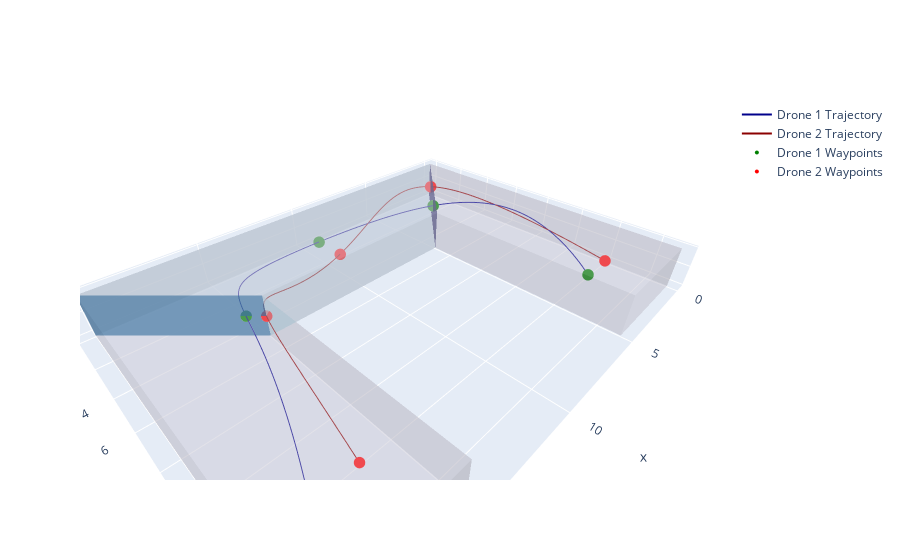

The notebook cell this image was saved under:
### Code cell
import os, sys, time, copy, argparse
import numpy as np
import yaml
import matplotlib
import matplotlib.pyplot as plt
from mpl_toolkits.mplot3d import Axes3D
import plotly.graph_objects as go
sys.path.insert(0, '../')

from matplotlib.ticker import FormatStrFormatter
import numpy as np
import matplotlib.pyplot as plt

from mfboTrajectory.minSnapTrajectoryPolytopes import MinSnapTrajectoryPolytopes
from mfboTrajectory.multiFidelityModelPolytopes import get_waypoints_plane, meta_low_fidelity_multi

polygon_filedir = './constraints_data'
polygon_filename = 'polytopes_constraints.yaml'

points1, plane_pos_set1, t_set_sta1, waypoints1 = get_waypoints_plane(polygon_filedir, polygon_filename, "traj_13", flag_t_set=True)
points2, plane_pos_set2, t_set_sta2, waypoints2 = get_waypoints_plane(polygon_filedir, polygon_filename, "traj_14", flag_t_set=True)

poly = MinSnapTrajectoryPolytopes(drone_model="default", yaw_mode=0, qp_optimizer="osqp")


# X = np.array([5.59822921, 9.03583673, 10.83748054, 8.82491264, 5.06052872, 10.11123773, 9.53218978, 9.47755802])  # iter 1
# X = np.array([1.95014237, 6.38417147, 1.47671688, 0.78145502, 2.6766399, 4.9311764, 2.06203613, 0.48879539])  # iter 25
# X = np.array([3.26412624, 6.57825616, 8.51521311, 7.17127408, 3.28106007, 6.5443885, 7.71638826, 7.57068651])  # 50
# X = np.array([4.11002531, 5.69318117, 7.16805052, 6.55477633, 2.99925327, 7.91472524, 7.88023796, 6.19868261])  # 75
# X = np.array([9.00977246, 12.62972684, 11.46476311, 10.11412718, 8.95762821, 12.73401534, 10.9604599, 10.36627879])  # 100
# X = np.array([2.66807645, 4.98690504, 5.04931123, 4.68857285, 1.51448238, 7.29409317, 6.75548438, 3.83548628])
# X = np.array([4.89061322, 8.56347275, 7.94025752, 7.27409818, 5.41646257, 7.51177405, 8.69870462, 6.89487463])  # 150
# X = np.array([9.47729685, 12.92552889, 5.70913645, 4.35480627, 9.14424297, 13.59163665, 5.669649, 4.37454999])

# X = np.array([0.49387006, 0.36107956, 0.9416677, 0.47874301, 0.38208889, 0.58464189, 0.6146374, 0.64225816])  # iter 1
# X = np.array([0.23471047, 0.78910109, 0.7841924, 0.7120678, 0.44338357, 0.3717549, 0.88472804, 0.66179998])  # 25
# X = np.array([0.10883625, 0.39499116, 0.77371079, 0.54262786, 0.02188779, 0.56888809, 0.84613892, 0.5064138])  # 50
# X = np.array([0.56969761, 0.72048698, 0.70232757, 1.04354029, 0.69315071, 0.47358077, 0.93361871, 0.92789472])  # 58 - succeed
# X = np.array([0.54785367, 0.50183217, 0.28819416, 0.18230399, 0.53753704, 0.52246544, 0.23160308, 0.21059953])
# X = np.array([0.04254593, 0.19579754, 0.2504107, 0.05670144, 0.08279388, 0.11530164, 0.15898979, 0.1024119])
# X = np.array([0.45599001, 0.30689759, 0.62710768, 0.4703313,  0.45818938, 0.30249884, 0.46426219, 0.55175405])
# X = np.array([0.54902387, 0.39021435, 0.73461576, 0.25236712, 0.5586136, 0.3710349, 0.68069675, 0.27932663])  # 100
# X = np.array([0.66632139, 0.71038042, 0.95473543, 0.50718695, 0.78993077, 0.46316166, 0.76866465, 0.60022234])  # 150
X = np.array([0.88789486, 0.47065934, 0.88252903, 0.59560806, 0.70439587, 0.83765734, 0.96584454, 0.55395031])
alpha1 = X[range(4)]
alpha2 = X[range(4,8)]
alpha_tmp1 = .1 + (1.9-.1) * alpha1
alpha_tmp2 = .1 + (1.9-.1) * alpha2


t_set_new1, d_ordered1, d_ordered_yaw1 = poly.update_traj(t_set_sta1, 
                                                          points1, 
                                                          plane_pos_set1, 
                                                          waypoints1, 
                                                          alpha_tmp1,
                                                          flag_fixed_end_point=False,
                                                          flag_fixed_point=False)
print(2)
t_set_new2, d_ordered2, d_ordered_yaw2 = poly.update_traj(t_set_sta2, 
                                                          points2, 
                                                          plane_pos_set2, 
                                                          waypoints2, 
                                                          alpha_tmp2,
                                                            flag_fixed_end_point=False, \
                                                            flag_fixed_point=False)
traj1, traj2 = poly.plot_trajectory_multi(t_set_new1, d_ordered1, plane_pos_set1, t_set_new2, d_ordered2, plane_pos_set2)
sanity_check = poly.sanity_check_multi(t_set_new1, d_ordered1, d_ordered_yaw1, t_set_new2, d_ordered2, d_ordered_yaw2)
print(sanity_check)

### Figure 1 — Plotly figure (JSON) as saved in the notebook; plotly's stock layout.template omitted (floating-point values rounded to 4 significant figures; data arrays with more than 128 entries replaced by an {"elided": "..."} marker saying what was removed)
{"data": [{"color": "lightpink", "i": [0, 0], "j": [1, 2], "k": [2, 3], "opacity": 0.2, "showscale": true, "type": "mesh3d", "x": [0, 5, 5, 0], "y": [15, 15, 15, 15], "z": [-1, -1, 1, 1]}, {"color": "lightpink", "i": [0, 0], "j": [1, 2], "k": [2, 3], "opacity": 0.2, "showscale": true, "type": "mesh3d", "x": [0, 0, 0, 0], "y": [0, 15, 15, 0], "z": [-1, -1, 1, 1]}, {"color": "lightpink", "i": [0, 0], "j": [1, 2], "k": [2, 3], "opacity": 0.2, "showscale": true, "type": "mesh3d", "x": [5, 5, 5, 5], "y": [15, 5, 5, 15], "z": [-1, -1, 1, 1]}, {"color": "lightpink", "i": [0, 0], "j": [1, 2], "k": [2, 3], "opacity": 0.2, "showscale": true, "type": "mesh3d", "x": [5, 0, 0, 5], "y": [5, 0, 15, 15], "z": [1, 1, 1, 1]}, {"color": "lightpink", "i": [0, 0], "j": [1, 2], "k": [2, 3], "opacity": 0.2, "showscale": true, "type": "mesh3d", "x": [5, 0, 0, 5], "y": [15, 15, 0, 5], "z": [-1, -1, -1, -1]}, {"color": "blue", "i": [0, 0], "j": [1, 2], "k": [2, 3], "opacity": 0.2, "showscale": true, "type": "mesh3d", "x": [5, 0, 0, 5], "y": [5, 0, 0, 5], "z": [-1, -1, 1, 1]}, {"color": "lightpink", "i": [0, 0], "j": [1, 2], "k": [2, 3], "opacity": 0.2, "showscale": true, "type": "mesh3d", "x": [5, 15, 15, 5], "y": [5, 5, 5, 5], "z": [-1, -1, 1, 1]}, {"color": "lightpink", "i": [0, 0], "j": [1, 2], "k": [2, 3], "opacity": 0.2, "showscale": true, "type": "mesh3d", "x": [20, 0, 0, 20], "y": [0, 0, 0, 0], "z": [-1, -1, 1, 1]}, {"color": "lightpink", "i": [0, 0], "j": [1, 2], "k": [2, 3], "opacity": 0.2, "showscale": true, "type": "mesh3d", "x": [20, 0, 5, 15], "y": [0, 0, 5, 5], "z": [1, 1, 1, 1]}, {"color": "lightpink", "i": [0, 0], "j": [1, 2], "k": [2, 3], "opacity": 0.2, "showscale": true, "type": "mesh3d", "x": [15, 5, 0, 20], "y": [5, 5, 0, 0], "z": [-1, -1, -1, -1]}, {"color": "green", "i": [0, 0], "j": [1, 2], "k": [2, 3], "opacity": 0.2, "showscale": true, "type": "mesh3d", "x": [5, 0, 0, 5], "y": [5, 0, 0, 5], "z": [1, 1, -1, -1]}, {"color": "blue", "i": [0, 0], "j": [1, 2], "k": [2, 3], "opacity": 0.2, "showscale": true, "type": "mesh3d", "x": [15, 20, 20, 15], "y": [5, 0, 0, 5], "z": [-1, -1, 1, 1]}, {"color": "lightpink", "i": [0, 0], "j": [1, 2], "k": [2, 3], "opacity": 0.2, "showscale": true, "type": "mesh3d", "x": [5, 15, 15, 5], "y": [5, 5, 5, 5], "z": [-1, -1, 1, 1]}, {"color": "lightpink", "i": [0, 0], "j": [1, 2], "k": [2, 3], "opacity": 0.2, "showscale": true, "type": "mesh3d", "x": [20, 0, 0, 20], "y": [0, 0, 0, 0], "z": [-1, -1, 1, 1]}, {"color": "lightpink", "i": [0, 0], "j": [1, 2], "k": [2, 3], "opacity": 0.2, "showscale": true, "type": "mesh3d", "x": [20, 0, 5, 15], "y": [0, 0, 5, 5], "z": [1, 1, 1, 1]}, {"color": "lightpink", "i": [0, 0], "j": [1, 2], "k": [2, 3], "opacity": 0.2, "showscale": true, "type": "mesh3d", "x": [15, 5, 0, 20], "y": [5, 5, 0, 0], "z": [-1, -1, -1, -1]}, {"color": "green", "i": [0, 0], "j": [1, 2], "k": [2, 3], "opacity": 0.2, "showscale": true, "type": "mesh3d", "x": [5, 0, 0, 5], "y": [5, 0, 0, 5], "z": [1, 1, -1, -1]}, {"color": "blue", "i": [0, 0], "j": [1, 2], "k": [2, 3], "opacity": 0.2, "showscale": true, "type": "mesh3d", "x": [15, 20, 20, 15], "y": [5, 0, 0, 5], "z": [-1, -1, 1, 1]}, {"color": "lightpink", "i": [0, 0], "j": [1, 2], "k": [2, 3], "opacity": 0.2, "showscale": true, "type": "mesh3d", "x": [15, 20, 20, 15], "y": [15, 15, 15, 15], "z": [-1, -1, 1, 1]}, {"color": "lightpink", "i": [0, 0], "j": [1, 2], "k": [2, 3], "opacity": 0.2, "showscale": true, "type": "mesh3d", "x": [15, 15, 15, 15], "y": [5, 15, 15, 5], "z": [-1, -1, 1, 1]}, {"color": "lightpink", "i": [0, 0], "j": [1, 2], "k": [2, 3], "opacity": 0.2, "showscale": true, "type": "mesh3d", "x": [20, 20, 20, 20], "y": [15, 0, 0, 15], "z": [-1, -1, 1, 1]}, {"color": "lightpink", "i": [0, 0], "j": [1, 2], "k": [2, 3], "opacity": 0.2, "showscale": true, "type": "mesh3d", "x": [20, 15, 15, 20], "y": [0, 5, 15, 15], "z": [1, 1, 1, 1]}, {"color": "lightpink", "i": [0, 0], "j": [1, 2], "k": [2, 3], "opacity": 0.2, "showscale": true, "type": "mesh3d", "x": [20, 15, 15, 20], "y": [15, 15, 5, 0], "z": [-1, -1, -1, -1]}, {"color": "green", "i": [0, 0], "j": [1, 2], "k": [2, 3], "opacity": 0.2, "showscale": true, "type": "mesh3d", "x": [15, 20, 20, 15], "y": [5, 0, 0, 5], "z": [1, 1, -1, -1]}, {"color": "lightblue", "i": [0, 0], "j": [1, 2], "k": [2, 3], "opacity": 0.2, "showscale": true, "type": "mesh3d", "x": [0, 5, 5, 0], "y": [15, 15, 15, 15], "z": [-1, -1, 1, 1]}, {"color": "lightblue", "i": [0, 0], "j": [1, 2], "k": [2, 3], "opacity": 0.2, "showscale": true, "type": "mesh3d", "x": [0, 0, 0, 0], "y": [0, 15, 15, 0], "z": [-1, -1, 1, 1]}, {"color": "lightblue", "i": [0, 0], "j": [1, 2], "k": [2, 3], "opacity": 0.2, "showscale": true, "type": "mesh3d", "x": [5, 5, 5, 5], "y": [15, 5, 5, 15], "z": [-1, -1, 1, 1]}, {"color": "lightblue", "i": [0, 0], "j": [1, 2], "k": [2, 3], "opacity": 0.2, "showscale": true, "type": "mesh3d", "x": [5, 0, 0, 5], "y": [5, 0, 15, 15], "z": [1, 1, 1, 1]}, {"color": "lightblue", "i": [0, 0], "j": [1, 2], "k": [2, 3], "opacity": 0.2, "showscale": true, "type": "mesh3d", "x": [5, 0, 0, 5], "y": [15, 15, 0, 5], "z": [-1, -1, -1, -1]}, {"color": "cyan", "i": [0, 0], "j": [1, 2], "k": [2, 3], "opacity": 0.2, "showscale": true, "type": "mesh3d", "x": [5, 0, 0, 5], "y": [5, 0, 0, 5], "z": [-1, -1, 1, 1]}, {"color": "lightblue", "i": [0, 0], "j": [1, 2], "k": [2, 3], "opacity": 0.2, "showscale": true, "type": "mesh3d", "x": [5, 15, 15, 5], "y": [5, 5, 5, 5], "z": [-1, -1, 1, 1]}, {"color": "lightblue", "i": [0, 0], "j": [1, 2], "k": [2, 3], "opacity": 0.2, "showscale": true, "type": "mesh3d", "x": [20, 0, 0, 20], "y": [0, 0, 0, 0], "z": [-1, -1, 1, 1]}, {"color": "lightblue", "i": [0, 0], "j": [1, 2], "k": [2, 3], "opacity": 0.2, "showscale": true, "type": "mesh3d", "x": [20, 0, 5, 15], "y": [0, 0, 5, 5], "z": [1, 1, 1, 1]}, {"color": "lightblue", "i": [0, 0], "j": [1, 2], "k": [2, 3], "opacity": 0.2, "showscale": true, "type": "mesh3d", "x": [15, 5, 0, 20], "y": [5, 5, 0, 0], "z": [-1, -1, -1, -1]}, {"color": "purple", "i": [0, 0], "j": [1, 2], "k": [2, 3], "opacity": 0.2, "showscale": true, "type": "mesh3d", "x": [5, 0, 0, 5], "y": [5, 0, 0, 5], "z": [1, 1, -1, -1]}, {"color": "cyan", "i": [0, 0], "j": [1, 2], "k": [2, 3], "opacity": 0.2, "showscale": true, "type": "mesh3d", "x": [15, 20, 20, 15], "y": [5, 0, 0, 5], "z": [-1, -1, 1, 1]}, {"color": "lightblue", "i": [0, 0], "j": [1, 2], "k": [2, 3], "opacity": 0.2, "showscale": true, "type": "mesh3d", "x": [5, 15, 15, 5], "y": [5, 5, 5, 5], "z": [-1, -1, 1, 1]}, {"color": "lightblue", "i": [0, 0], "j": [1, 2], "k": [2, 3], "opacity": 0.2, "showscale": true, "type": "mesh3d", "x": [20, 0, 0, 20], "y": [0, 0, 0, 0], "z": [-1, -1, 1, 1]}, {"color": "lightblue", "i": [0, 0], "j": [1, 2], "k": [2, 3], "opacity": 0.2, "showscale": true, "type": "mesh3d", "x": [20, 0, 5, 15], "y": [0, 0, 5, 5], "z": [1, 1, 1, 1]}, {"color": "lightblue", "i": [0, 0], "j": [1, 2], "k": [2, 3], "opacity": 0.2, "showscale": true, "type": "mesh3d", "x": [15, 5, 0, 20], "y": [5, 5, 0, 0], "z": [-1, -1, -1, -1]}, {"color": "purple", "i": [0, 0], "j": [1, 2], "k": [2, 3], "opacity": 0.2, "showscale": true, "type": "mesh3d", "x": [5, 0, 0, 5], "y": [5, 0, 0, 5], "z": [1, 1, -1, -1]}, {"color": "cyan", "i": [0, 0], "j": [1, 2], "k": [2, 3], "opacity": 0.2, "showscale": true, "type": "mesh3d", "x": [15, 20, 20, 15], "y": [5, 0, 0, 5], "z": [-1, -1, 1, 1]}, {"color": "lightblue", "i": [0, 0], "j": [1, 2], "k": [2, 3], "opacity": 0.2, "showscale": true, "type": "mesh3d", "x": [15, 20, 20, 15], "y": [15, 15, 15, 15], "z": [-1, -1, 1, 1]}, {"color": "lightblue", "i": [0, 0], "j": [1, 2], "k": [2, 3], "opacity": 0.2, "showscale": true, "type": "mesh3d", "x": [15, 15, 15, 15], "y": [5, 15, 15, 5], "z": [-1, -1, 1, 1]}, {"color": "lightblue", "i": [0, 0], "j": [1, 2], "k": [2, 3], "opacity": 0.2, "showscale": true, "type": "mesh3d", "x": [20, 20, 20, 20], "y": [15, 0, 0, 15], "z": [-1, -1, 1, 1]}, {"color": "lightblue", "i": [0, 0], "j": [1, 2], "k": [2, 3], "opacity": 0.2, "showscale": true, "type": "mesh3d", "x": [20, 15, 15, 20], "y": [0, 5, 15, 15], "z": [1, 1, 1, 1]}, {"color": "lightblue", "i": [0, 0], "j": [1, 2], "k": [2, 3], "opacity": 0.2, "showscale": true, "type": "mesh3d", "x": [20, 15, 15, 20], "y": [15, 15, 5, 0], "z": [-1, -1, -1, -1]}, {"color": "purple", "i": [0, 0], "j": [1, 2], "k": [2, 3], "opacity": 0.2, "showscale": true, "type": "mesh3d", "x": [15, 20, 20, 15], "y": [5, 0, 0, 5], "z": [1, 1, -1, -1]}, {"line": {"color": "darkblue", "width": 2}, "mode": "lines", "name": "Drone 1 Trajectory", "type": "scatter3d", "x": {"elided": "800 float values"}, "y": {"elided": "800 float values"}, "z": {"elided": "800 int values"}}, {"line": {"color": "darkred", "width": 2}, "mode": "lines", "name": "Drone 2 Trajectory", "type": "scatter3d", "x": {"elided": "800 float values"}, "y": {"elided": "800 float values"}, "z": {"elided": "800 int values"}}, {"marker": {"color": "green", "size": 4}, "mode": "markers", "name": "Drone 1 Waypoints", "type": "scatter3d", "x": [3.333, 2.847, 10.0, 15.57, 18.33], "y": [12.5, 2.847, 1.667, 4.431, 12.5], "z": [0, 0, 0, 0, 0]}, {"marker": {"color": "red", "size": 4}, "mode": "markers", "name": "Drone 2 Waypoints", "type": "scatter3d", "x": [1.667, 0.8963, 10.0, 15, 16.67], "y": [12.5, 0.8963, 3.333, 5.0, 12.5], "z": [0, 0, 0, 0, 0]}], "layout": {"scene": {"aspectmode": "data"}}}
